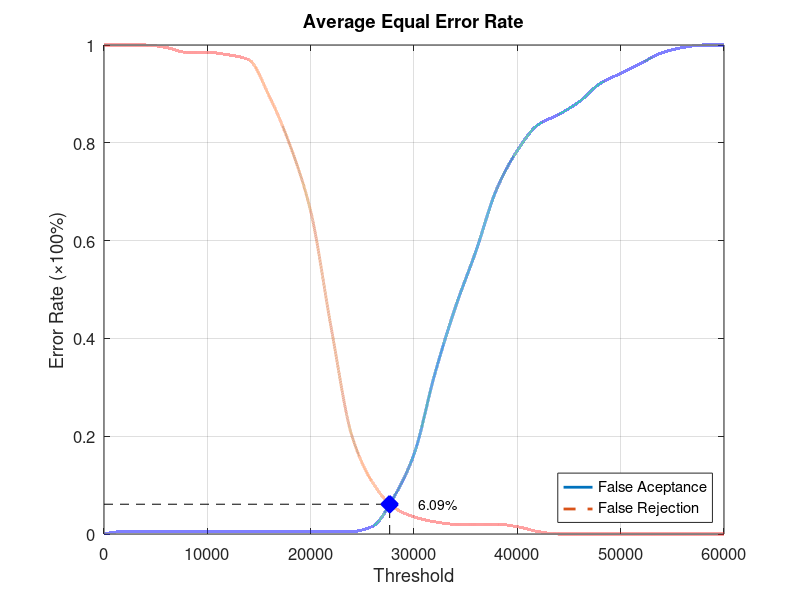
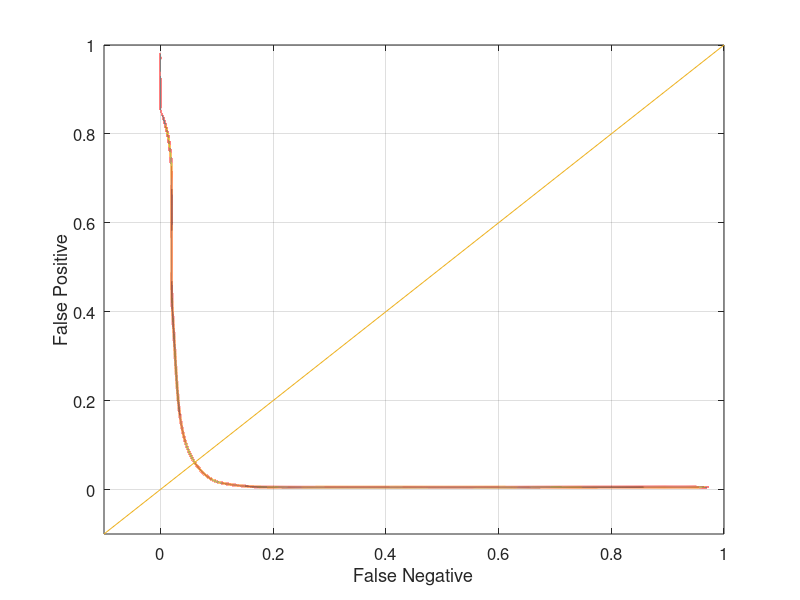

Recreate these plots in MATLAB, in order.
function yEER = Database4_1
close all;
clear;
clc;
x = 0:2000:60000;
xq = 0:0.5:60000;

y0 = [0 0.00526316 0.00526316 0.00526316 0.00526316 0.00526316 0.00526316 0.00526316 0.00526316 0.00526316 0.00526316 0.00526316 0.00526316 0.0157895 0.0736842 0.163158 0.326316 0.463158 0.578947 0.705263 0.784211 0.836842 0.857895 0.884211 0.921053 0.942105 0.963158 0.984211 0.994737 1 1];
yy0 = interp1(x, y0, xq, 'pchip');
y1 = [1 1 1 0.995 0.985 0.985 0.98 0.97 0.895 0.795 0.66 0.42 0.2 0.105 0.055 0.035 0.025 0.02 0.02 0.02 0.015 0.005 0 0 0 0 0 0 0 0 0];
yy1 = interp1(x, y1, xq, 'pchip');

% Calculating EER: 
y2 = abs(y0 - y1);
find(y2 == min(y2))
yy2 = abs(yy0 - yy1);
xEER = find(yy2 == min(yy2));
xEERIndex = xq(xEER) % X-axis EER
yEER = yy0(xEER) % Y-axis EER

main = figure
plot(xq, yy0,'-','LineWidth', 2);	hold on
plot(xq, yy1,'--','LineWidth', 2);	hold on
plot([xEERIndex xEERIndex], [0 yEER], 'k--');	hold on
plot([0 xEERIndex], [yEER yEER], 'k--');	hold on
plot(xEERIndex, yEER, 'bx', 'LineWidth', 10);	hold on
text(xEERIndex + 10 * xEERIndex / 100, yEER, [num2str(round((10000 * yEER)) / 100) '%'])
legend('False Aceptance', 'False Rejection', 'Location', 'SouthEast')
xlabel('Threshold')
ylabel('Error Rate (\times100%)')
title('Average Equal Error Rate')
set(gca, 'FontSize', 12)
axis([0 60000 0 1])
grid on

print(main, 'Database4_1Main', '-dpng');
FNRxFPR = figure('Color', [1 1 1]);
plot(yy1, yy0, '-', yy1, yy0, 'LineWidth', 2);
hold on
y = -0.1:0.1:1
plot(y, y); 
set(gca, 'FontSize', 12)
xlabel('False Negative')
ylabel('False Positive')
axis([-0.1 1 -0.1 1])
set(gca, 'FontSize', 12)
grid on

print(FNRxFPR, 'Database4_1FNRxFPR','-dpng');
end
